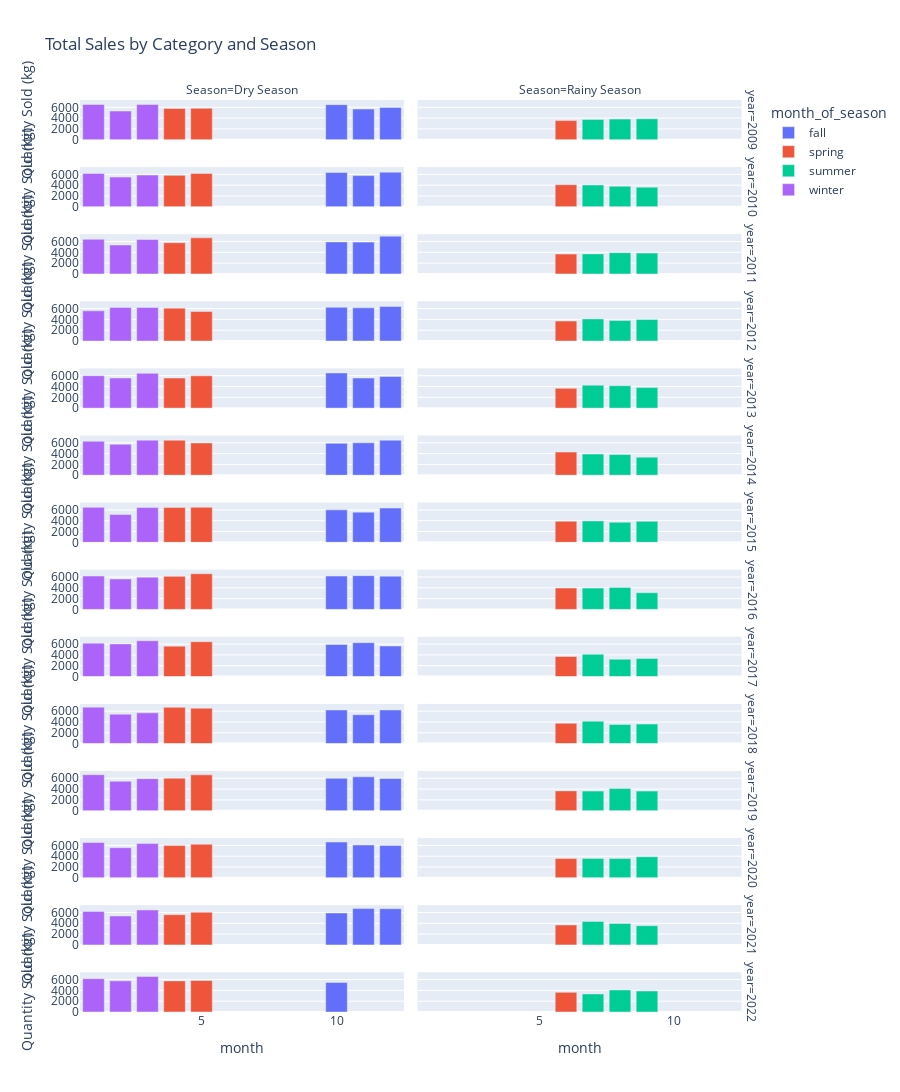

Source (notebook cell):
### Code cell
import plotly.express as px


sales_category = df.groupby(["year" , "month_of_season" , "month" , "Season"])[["Quantity Sold (kg)"]].sum().reset_index()

fig = px.bar(sales_category , x = "month" , y ="Quantity Sold (kg)" , color = "month_of_season" , facet_col = "Season" , 
             facet_row = "year" , height = 3000 , title = "Total Sales by Category and Season" )

fig.show()
